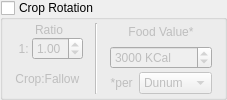
    <widget class="QGroupBox" name="grpCropRotation" >
     <property name="sizePolicy" >
      <sizepolicy>
       <hsizetype>5</hsizetype>
       <vsizetype>5</vsizetype>
       <horstretch>0</horstretch>
       <verstretch>0</verstretch>
      </sizepolicy>
     </property>
     <property name="minimumSize" >
      <size>
       <width>227</width>
       <height>100</height>
      </size>
     </property>
     <property name="cursor" >
      <cursor>0</cursor>
     </property>
     <property name="whatsThis" >
      <string>&lt;html>&lt;head>&lt;meta name="qrichtext" content="1" />&lt;style type="text/css">
p, li { white-space: pre-wrap; }
&lt;/style>&lt;/head>&lt;body style=" font-family:'Sans Serif'; font-size:9pt; font-weight:400; font-style:normal; text-decoration:none;">
&lt;p style=" margin-top:0px; margin-bottom:0px; margin-left:0px; margin-right:0px; -qt-block-indent:0; text-indent:0px;">If crops were rotated, the checkbox needs to be checked. The variables for crop rotation are unavailable until this has been done.&lt;/p>
&lt;p style=" margin-top:12px; margin-bottom:12px; margin-left:0px; margin-right:0px; -qt-block-indent:0; text-indent:0px;">Keep in mind that animals can graze the fallow land. Because of this, you will need to estimate what the food value from the fallow land would have been, similar to what needs to be done when defining grazing land.&lt;/p>&lt;/body>&lt;/html></string>
     </property>
     <property name="title" >
      <string>Crop Rotation</string>
     </property>
     <property name="checkable" >
      <bool>true</bool>
     </property>
     <property name="checked" >
      <bool>false</bool>
     </property>
     <layout class="QGridLayout" >
      <property name="margin" >
       <number>3</number>
      </property>
      <property name="spacing" >
       <number>3</number>
      </property>
      <item row="0" column="0" >
       <layout class="QVBoxLayout" >
        <property name="margin" >
         <number>0</number>
        </property>
        <property name="spacing" >
         <number>3</number>
        </property>
        <item>
         <layout class="QGridLayout" >
          <property name="margin" >
           <number>0</number>
          </property>
          <property name="spacing" >
           <number>0</number>
          </property>
          <item row="1" column="1" >
           <widget class="QDoubleSpinBox" name="sbFallowRatio" >
            <property name="toolTip" >
             <string>&lt;html>&lt;head>&lt;meta name="qrichtext" content="1" />&lt;style type="text/css">
p, li { white-space: pre-wrap; }
&lt;/style>&lt;/head>&lt;body style=" font-family:'Sans Serif'; font-size:9pt; font-weight:400; font-style:normal; text-decoration:none;">
&lt;p style=" margin-top:0px; margin-bottom:0px; margin-left:0px; margin-right:0px; -qt-block-indent:0; text-indent:0px;">Fallow Ratio&lt;/p>&lt;/body>&lt;/html></string>
            </property>
            <property name="whatsThis" >
             <string>&lt;html>&lt;head>&lt;meta name="qrichtext" content="1" />&lt;style type="text/css">
p, li { white-space: pre-wrap; }
&lt;/style>&lt;/head>&lt;body style=" font-family:'Sans Serif'; font-size:9pt; font-weight:400; font-style:normal; text-decoration:none;">
&lt;p style=" margin-top:0px; margin-bottom:0px; margin-left:0px; margin-right:0px; -qt-block-indent:0; text-indent:0px;">When crop rotation is used, this field must be set. If the land grows a crop one year, and is left fallow the next, then the crop to fallow ratio is 1:1 so you would set the value to 1. For more complicated rotations, such as a cereal-legume-fallow rotation, it gets slightly more complicated. That situation would be one year out of three fallow and two years out of three crop. In this case, the setting would be 0.50 which might seem confusing.&lt;/p>
&lt;p style=" margin-top:12px; margin-bottom:12px; margin-left:0px; margin-right:0px; -qt-block-indent:0; text-indent:0px;">Just remember that you need to &lt;span style=" font-weight:600;">divide the &lt;/span>&lt;span style=" font-weight:600; font-style:italic;">number of years of fallow&lt;/span>&lt;span style=" font-weight:600;"> by the &lt;/span>&lt;span style=" font-weight:600; font-style:italic;">number of years of crop&lt;/span> to set this properly.&lt;/p>&lt;/body>&lt;/html></string>
            </property>
            <property name="maximum" >
             <double>5.000000000000000</double>
            </property>
            <property name="singleStep" >
             <double>0.250000000000000</double>
            </property>
            <property name="value" >
             <double>1.000000000000000</double>
            </property>
           </widget>
          </item>
          <item row="0" column="0" colspan="2" >
           <widget class="QLabel" name="labelFallow1" >
            <property name="sizePolicy" >
             <sizepolicy>
              <hsizetype>1</hsizetype>
              <vsizetype>5</vsizetype>
              <horstretch>0</horstretch>
              <verstretch>0</verstretch>
             </sizepolicy>
            </property>
            <property name="toolTip" >
             <string>&lt;html>&lt;head>&lt;meta name="qrichtext" content="1" />&lt;style type="text/css">
p, li { white-space: pre-wrap; }
&lt;/style>&lt;/head>&lt;body style=" font-family:'Sans Serif'; font-size:9pt; font-weight:400; font-style:normal; text-decoration:none;">
&lt;p style=" margin-top:0px; margin-bottom:0px; margin-left:0px; margin-right:0px; -qt-block-indent:0; text-indent:0px;">A value of 1:1 is default, and means that half the land is fallow, half is crop.  If there is a crop rotation so that it is only fallow every 3rd year, you could use a ratio of 2:1.  If they cropped continuously, the ratio would be 1:0.&lt;/p>&lt;/body>&lt;/html></string>
            </property>
            <property name="text" >
             <string>Ratio</string>
            </property>
            <property name="alignment" >
             <set>Qt::AlignCenter</set>
            </property>
           </widget>
          </item>
          <item row="1" column="0" >
           <widget class="QLabel" name="labelFallow3" >
            <property name="layoutDirection" >
             <enum>Qt::LeftToRight</enum>
            </property>
            <property name="text" >
             <string> 1: </string>
            </property>
            <property name="alignment" >
             <set>Qt::AlignRight|Qt::AlignTrailing|Qt::AlignVCenter</set>
            </property>
           </widget>
          </item>
         </layout>
        </item>
        <item>
         <widget class="QLabel" name="labelFallow5" >
          <property name="sizePolicy" >
           <sizepolicy>
            <hsizetype>0</hsizetype>
            <vsizetype>5</vsizetype>
            <horstretch>0</horstretch>
            <verstretch>0</verstretch>
           </sizepolicy>
          </property>
          <property name="toolTip" >
           <string>&lt;html>&lt;head>&lt;meta name="qrichtext" content="1" />&lt;style type="text/css">
p, li { white-space: pre-wrap; }
&lt;/style>&lt;/head>&lt;body style=" font-family:'Sans Serif'; font-size:9pt; font-weight:400; font-style:normal; text-decoration:none;">
&lt;p style=" margin-top:0px; margin-bottom:0px; margin-left:0px; margin-right:0px; -qt-block-indent:0; text-indent:0px;">A value of 1:1 is default, and means that half the land is fallow, half is crop.  If there is a crop rotation so that it is only fallow every 3rd year, you could use a ratio of 2:1.  If they cropped continuously, the ratio would be 1:0.&lt;/p>&lt;/body>&lt;/html></string>
          </property>
          <property name="text" >
           <string>Crop:Fallow </string>
          </property>
          <property name="alignment" >
           <set>Qt::AlignCenter</set>
          </property>
         </widget>
        </item>
       </layout>
      </item>
      <item row="0" column="2" >
       <layout class="QGridLayout" >
        <property name="margin" >
         <number>0</number>
        </property>
        <property name="spacing" >
         <number>3</number>
        </property>
        <item row="0" column="0" colspan="2" >
         <layout class="QVBoxLayout" >
          <property name="margin" >
           <number>0</number>
          </property>
          <property name="spacing" >
           <number>6</number>
          </property>
          <item>
           <widget class="QLabel" name="labelFallow2" >
            <property name="text" >
             <string>Food Value*</string>
            </property>
            <property name="alignment" >
             <set>Qt::AlignCenter</set>
            </property>
           </widget>
          </item>
          <item>
           <widget class="QSpinBox" name="sbFallowCalories" >
            <property name="sizePolicy" >
             <sizepolicy>
              <hsizetype>5</hsizetype>
              <vsizetype>0</vsizetype>
              <horstretch>0</horstretch>
              <verstretch>0</verstretch>
             </sizepolicy>
            </property>
            <property name="toolTip" >
             <string>&lt;html>&lt;head>&lt;meta name="qrichtext" content="1" />&lt;style type="text/css">
p, li { white-space: pre-wrap; }
&lt;/style>&lt;/head>&lt;body style=" font-family:'Sans Serif'; font-size:9pt; font-weight:400; font-style:normal; text-decoration:none;">
&lt;p style=" margin-top:0px; margin-bottom:0px; margin-left:0px; margin-right:0px; -qt-block-indent:0; text-indent:0px;">Food Value of Fallow Land&lt;/p>&lt;/body>&lt;/html></string>
            </property>
            <property name="whatsThis" >
             <string>&lt;html>&lt;head>&lt;meta name="qrichtext" content="1" />&lt;style type="text/css">
p, li { white-space: pre-wrap; }
&lt;/style>&lt;/head>&lt;body style=" font-family:'Sans Serif'; font-size:9pt; font-weight:400; font-style:normal; text-decoration:none;">
&lt;p style=" margin-top:0px; margin-bottom:0px; margin-left:0px; margin-right:0px; -qt-block-indent:0; text-indent:0px;">If the selected crop is being grown in a rotation, producing fallow land, that land can be grazed. LandUse Analyst needs to know how many calories this land can give grazing animals per year. These numbers are in KCalories per dunum/hectare. (you can select the area units)&lt;/p>&lt;/body>&lt;/html></string>
            </property>
            <property name="suffix" >
             <string> KCal</string>
            </property>
            <property name="maximum" >
             <number>500000</number>
            </property>
            <property name="minimum" >
             <number>1</number>
            </property>
            <property name="value" >
             <number>3000</number>
            </property>
           </widget>
          </item>
         </layout>
        </item>
        <item row="1" column="1" >
         <widget class="QComboBox" name="comboBoxAreaUnits" >
          <property name="sizePolicy" >
           <sizepolicy>
            <hsizetype>4</hsizetype>
            <vsizetype>0</vsizetype>
            <horstretch>0</horstretch>
            <verstretch>0</verstretch>
           </sizepolicy>
          </property>
          <property name="toolTip" >
           <string>&lt;html>&lt;head>&lt;meta name="qrichtext" content="1" />&lt;style type="text/css">
p, li { white-space: pre-wrap; }
&lt;/style>&lt;/head>&lt;body style=" font-family:'Sans Serif'; font-size:9pt; font-weight:400; font-style:normal; text-decoration:none;">
&lt;p style=" margin-top:0px; margin-bottom:0px; margin-left:0px; margin-right:0px; -qt-block-indent:0; text-indent:0px;">1 dunum = 1000 square meters&lt;/p>
&lt;p style=" margin-top:0px; margin-bottom:0px; margin-left:0px; margin-right:0px; -qt-block-indent:0; text-indent:0px;">1 hectare = 10,000 square meters&lt;/p>&lt;/body>&lt;/html></string>
          </property>
          <item>
           <property name="text" >
            <string>Dunum</string>
           </property>
          </item>
          <item>
           <property name="text" >
            <string>Hectare</string>
           </property>
          </item>
         </widget>
        </item>
        <item row="1" column="0" >
         <widget class="QLabel" name="labelFallow6" >
          <property name="sizePolicy" >
           <sizepolicy>
            <hsizetype>4</hsizetype>
            <vsizetype>5</vsizetype>
            <horstretch>0</horstretch>
            <verstretch>0</verstretch>
           </sizepolicy>
          </property>
          <property name="toolTip" >
           <string>&lt;html>&lt;head>&lt;meta name="qrichtext" content="1" />&lt;style type="text/css">
p, li { white-space: pre-wrap; }
&lt;/style>&lt;/head>&lt;body style=" font-family:'Sans Serif'; font-size:9pt; font-weight:400; font-style:normal; text-decoration:none;">
&lt;p style=" margin-top:0px; margin-bottom:0px; margin-left:0px; margin-right:0px; -qt-block-indent:0; text-indent:0px;">Weeks from birth to kill weight&lt;/p>&lt;/body>&lt;/html></string>
          </property>
          <property name="text" >
           <string>*per </string>
          </property>
          <property name="textFormat" >
           <enum>Qt::AutoText</enum>
          </property>
          <property name="alignment" >
           <set>Qt::AlignRight|Qt::AlignTrailing|Qt::AlignVCenter</set>
          </property>
          <property name="wordWrap" >
           <bool>false</bool>
          </property>
         </widget>
        </item>
       </layout>
      </item>
      <item row="0" column="1" >
       <widget class="Line" name="line" >
        <property name="orientation" >
         <enum>Qt::Vertical</enum>
        </property>
       </widget>
      </item>
     </layout>
    </widget>
